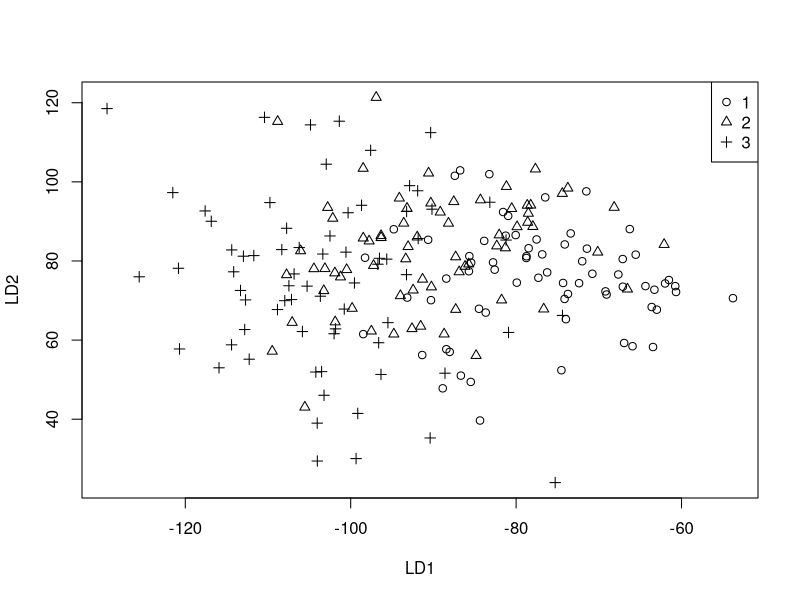

Write the R code that produced this figure.
## ---- chunk 1
########################################################################################################
# discrim() is a customized R function to determine discriminant functions.
# By submitting the following lines in R, the function will be defined.
# PLEASE DO NOT BE CONCERNED ABOUT HOW THIS FUNCTION IS DEFINED.
discrim <- function(Y, group){
Y <- data.matrix(Y)
group <- as.factor(group)
m1 <- manova(Y ~ group)
nu.h <- summary(m1)$stats[1]
nu.e <- summary(m1)$stats[2]
p <- ncol(Y)
SS <- summary(m1)$SS
E.inv.H <- solve(SS$Residuals) %*% SS$group
eig <- eigen(E.inv.H)
s <- min(nu.h, p)
lambda <- Re(eig$values[1:s])
a <- Re(eig$vectors[,1:s])
a.star <- (sqrt(diag(SS$Residuals/nu.e)) * a)
return(list("a"=a, "a.stand"=a.star))
}

########################################################################################################
# discr.sig() is a customized R function to test significance of discriminant functions.
# By submitting the following lines in R, the function will be defined.
# PLEASE DO NOT BE CONCERNED ABOUT HOW THIS FUNCTION IS DEFINED.
discr.sig <- function(Y, group){
Y <- data.matrix(Y)
group <- as.factor(group)
m1 <- manova(Y ~ group)
sums <- summary(m1)
evals <- sums$Eigenvalues
nu.e <- m1$df
nu.h <- m1$rank-1
k <- nu.h + 1
p <- ncol(m1$coef)
N <- nu.e + nu.h + 1
s <- min(p, nu.h)
lam <- numeric(s)
dfs <- numeric(s)
for(m in 1:s){
lam[m] <- prod(1/(1+evals[m:s]))
dfs[m] <- (p-m+1)*(k-m)
}
V <- -(N - 1 - .5*(p+k))*log(lam)
p.val <- 1 - pchisq(V, dfs)
out <- cbind(Lambda=lam, V, p.values=p.val)
dimnames(out)[[1]] <- paste("LD",1:s,sep="")
return(out)
}

########################################################################################################
# partial.f() is a customized R function to test for significance of additional variables.
# By submitting the following lines in R, the function will be defined.
# PLEASE DO NOT BE CONCERNED ABOUT HOW THIS FUNCTION IS DEFINED.
partial.F <- function(Y, group){
Y <- data.matrix(Y)
group <- as.factor(group)
p <- ncol(Y)
m1 <- manova(Y ~ group)
nu.e <- m1$df
nu.h <- m1$rank-1
Lambda.p <- summary(m1,test="Wilks")$stats[3]
Lambda.p1 <- numeric(p)
for(i in 1:p){
dat <- data.matrix(Y[,-i])
m2 <- manova(dat ~ group)
Lambda.p1[i] <- summary(m2,test="Wilks")$stats[3]
}
Lambda <- Lambda.p / Lambda.p1
F.stat <- ((1 - Lambda) / Lambda) * ((nu.e - p + 1)/nu.h)
p.val <- 1 - pf(F.stat, nu.h, nu.e - p + 1)
out <- cbind(Lambda, F.stat, p.value = p.val)
dimnames(out)[[1]] <- dimnames(Y)[[2]]
ord <- rev(order(out[,2]))
return(out[ord,])
}

########################################################################################################
# discr.plot() is a customized R function to visualize discriminant functions.
# By submitting the following lines in R, the function will be defined.
# PLEASE DO NOT BE CONCERNED ABOUT HOW THIS FUNCTION IS DEFINED.
discr.plot <- function(Y, group, leg = NULL){
a <- discrim(Y, group)$a
z <- data.matrix(Y) %*% a
plot(z[,1], z[,2], type = "n", xlab = "LD1", ylab="LD2")
for(i in 1:length(unique(group))){
points(z[group == unique(group)[i],1],
z[group == unique(group)[i],2], pch = i)
}
if(is.null(leg)) leg <- as.character(unique(group))
legend("topright",legend = leg,pch=1:length(unique(group)))
}
#################################################################
lin.class <- function(Y,group){
# Install MASS package if not already installed
if (!require("MASS")) install.packages("MASS")
library(MASS)
Y <- data.matrix(Y)
group <- as.factor(group)
p <- ncol(Y)
m1 <- manova(Y ~ group)
nu.e <- m1$df
nu.h <- m1$rank-1
Sp <- summary(m1)$SS$Residual/(nu.e)
cio <- 1:m1$rank
c.mat <- matrix(nrow=m1$rank,ncol=p,0)
for (i in 1:m1$rank) {
cio[i] <- -.5*t(lda(Y,group)$means[i,])%*%solve(Sp)%*%
lda(Y,group)$means[i,]
c.mat[i,] <- t(lda(Y,group)$means[i,])%*%solve(Sp)
}
return(list("coefs"=c.mat,"c.0"=cio))
}
#################################################################
rates <- function(data,group,method="l") {
if (!require("MASS")) install.packages("MASS")
library(MASS)
data <- as.matrix(data)
group <- as.matrix(group)
da.obj <- lda(data,group)
if (method=="q") {
da.obj <- qda(data,group)
method <- "QDA"
}
tab <- table(original=group,predicted=predict(da.obj)$class)
if (method=="l") method <- "LDA"
cor.rate <- sum(predict(da.obj)$class==group)/nrow(data)
er.rate <- 1-cor.rate
return(list("Correct Class Rate"=cor.rate,"Error Rate"=er.rate,
"Method"=method,"Confusion Matrix"=tab))
}
## ---- chunk 2
nhanes <- read.csv("NHANES3_419.csv")
nhanes$SBPRANK <- as.factor(nhanes$SBPRANK)

# Omit height variable
nhanes <- nhanes[, c("SBPRANK", "HSAGEIR", "BMPWTLBS", "PEPMNK5R", "TCP")]

X <- nhanes[, -1]
y <- nhanes[, 1]

discrim(X, y)$a.stand

## ---- chunk 3
discr.sig(X, y)
## ---- chunk 4
partial.F(X, y)
## ---- chunk 5
discr.plot(X, y)
